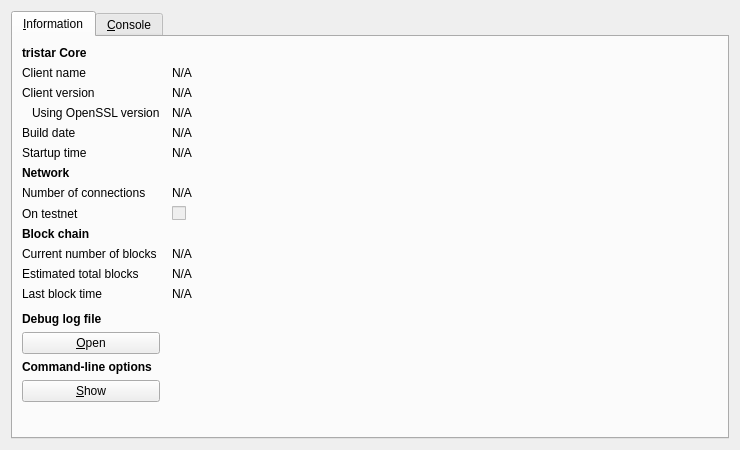
<?xml version="1.0" encoding="UTF-8"?>
<ui version="4.0">
 <class>RPCConsole</class>
 <widget class="QDialog" name="RPCConsole">
  <property name="geometry">
   <rect>
    <x>0</x>
    <y>0</y>
    <width>740</width>
    <height>450</height>
   </rect>
  </property>
  <property name="windowTitle">
   <string>tristar - Debug window</string>
  </property>
  <layout class="QVBoxLayout" name="verticalLayout_2">
   <item>
    <widget class="QTabWidget" name="tabWidget">
     <property name="currentIndex">
      <number>0</number>
     </property>
     <widget class="QWidget" name="tab_info">
      <attribute name="title">
       <string>&amp;Information</string>
      </attribute>
      <layout class="QGridLayout" name="gridLayout" columnstretch="0,1">
       <property name="horizontalSpacing">
        <number>12</number>
       </property>
       <item row="0" column="0">
        <widget class="QLabel" name="label_9">
         <property name="font">
          <font>
           <weight>75</weight>
           <bold>true</bold>
          </font>
         </property>
         <property name="text">
          <string>tristar Core</string>
         </property>
        </widget>
       </item>
       <item row="1" column="0">
        <widget class="QLabel" name="label_5">
         <property name="text">
          <string>Client name</string>
         </property>
        </widget>
       </item>
       <item row="1" column="1">
        <widget class="QLabel" name="clientName">
         <property name="cursor">
          <cursorShape>IBeamCursor</cursorShape>
         </property>
         <property name="text">
          <string>N/A</string>
         </property>
         <property name="textFormat">
          <enum>Qt::PlainText</enum>
         </property>
         <property name="textInteractionFlags">
          <set>Qt::LinksAccessibleByMouse|Qt::TextSelectableByKeyboard|Qt::TextSelectableByMouse</set>
         </property>
        </widget>
       </item>
       <item row="2" column="0">
        <widget class="QLabel" name="label_6">
         <property name="text">
          <string>Client version</string>
         </property>
        </widget>
       </item>
       <item row="2" column="1">
        <widget class="QLabel" name="clientVersion">
         <property name="cursor">
          <cursorShape>IBeamCursor</cursorShape>
         </property>
         <property name="text">
          <string>N/A</string>
         </property>
         <property name="textFormat">
          <enum>Qt::PlainText</enum>
         </property>
         <property name="textInteractionFlags">
          <set>Qt::LinksAccessibleByMouse|Qt::TextSelectableByKeyboard|Qt::TextSelectableByMouse</set>
         </property>
        </widget>
       </item>
       <item row="3" column="0">
        <widget class="QLabel" name="label_14">
         <property name="text">
          <string>Using OpenSSL version</string>
         </property>
         <property name="indent">
          <number>10</number>
         </property>
        </widget>
       </item>
       <item row="3" column="1">
        <widget class="QLabel" name="openSSLVersion">
         <property name="cursor">
          <cursorShape>IBeamCursor</cursorShape>
         </property>
         <property name="text">
          <string>N/A</string>
         </property>
         <property name="textFormat">
          <enum>Qt::PlainText</enum>
         </property>
         <property name="textInteractionFlags">
          <set>Qt::LinksAccessibleByMouse|Qt::TextSelectableByKeyboard|Qt::TextSelectableByMouse</set>
         </property>
        </widget>
       </item>
       <item row="4" column="0">
        <widget class="QLabel" name="label_12">
         <property name="text">
          <string>Build date</string>
         </property>
        </widget>
       </item>
       <item row="4" column="1">
        <widget class="QLabel" name="buildDate">
         <property name="cursor">
          <cursorShape>IBeamCursor</cursorShape>
         </property>
         <property name="text">
          <string>N/A</string>
         </property>
         <property name="textFormat">
          <enum>Qt::PlainText</enum>
         </property>
         <property name="textInteractionFlags">
          <set>Qt::LinksAccessibleByMouse|Qt::TextSelectableByKeyboard|Qt::TextSelectableByMouse</set>
         </property>
        </widget>
       </item>
       <item row="5" column="0">
        <widget class="QLabel" name="label_13">
         <property name="text">
          <string>Startup time</string>
         </property>
        </widget>
       </item>
       <item row="5" column="1">
        <widget class="QLabel" name="startupTime">
         <property name="cursor">
          <cursorShape>IBeamCursor</cursorShape>
         </property>
         <property name="text">
          <string>N/A</string>
         </property>
         <property name="textFormat">
          <enum>Qt::PlainText</enum>
         </property>
         <property name="textInteractionFlags">
          <set>Qt::LinksAccessibleByMouse|Qt::TextSelectableByKeyboard|Qt::TextSelectableByMouse</set>
         </property>
        </widget>
       </item>
       <item row="6" column="0">
        <widget class="QLabel" name="label_11">
         <property name="font">
          <font>
           <weight>75</weight>
           <bold>true</bold>
          </font>
         </property>
         <property name="text">
          <string>Network</string>
         </property>
        </widget>
       </item>
       <item row="7" column="0">
        <widget class="QLabel" name="label_7">
         <property name="text">
          <string>Number of connections</string>
         </property>
        </widget>
       </item>
       <item row="7" column="1">
        <widget class="QLabel" name="numberOfConnections">
         <property name="cursor">
          <cursorShape>IBeamCursor</cursorShape>
         </property>
         <property name="text">
          <string>N/A</string>
         </property>
         <property name="textFormat">
          <enum>Qt::PlainText</enum>
         </property>
         <property name="textInteractionFlags">
          <set>Qt::LinksAccessibleByMouse|Qt::TextSelectableByKeyboard|Qt::TextSelectableByMouse</set>
         </property>
        </widget>
       </item>
       <item row="8" column="0">
        <widget class="QLabel" name="label_8">
         <property name="text">
          <string>On testnet</string>
         </property>
        </widget>
       </item>
       <item row="8" column="1">
        <widget class="QCheckBox" name="isTestNet">
         <property name="enabled">
          <bool>false</bool>
         </property>
         <property name="text">
          <string/>
         </property>
        </widget>
       </item>
       <item row="9" column="0">
        <widget class="QLabel" name="label_10">
         <property name="font">
          <font>
           <weight>75</weight>
           <bold>true</bold>
          </font>
         </property>
         <property name="text">
          <string>Block chain</string>
         </property>
        </widget>
       </item>
       <item row="10" column="0">
        <widget class="QLabel" name="label_3">
         <property name="text">
          <string>Current number of blocks</string>
         </property>
        </widget>
       </item>
       <item row="10" column="1">
        <widget class="QLabel" name="numberOfBlocks">
         <property name="cursor">
          <cursorShape>IBeamCursor</cursorShape>
         </property>
         <property name="text">
          <string>N/A</string>
         </property>
         <property name="textFormat">
          <enum>Qt::PlainText</enum>
         </property>
         <property name="textInteractionFlags">
          <set>Qt::LinksAccessibleByMouse|Qt::TextSelectableByKeyboard|Qt::TextSelectableByMouse</set>
         </property>
        </widget>
       </item>
       <item row="11" column="0">
        <widget class="QLabel" name="label_4">
         <property name="text">
          <string>Estimated total blocks</string>
         </property>
        </widget>
       </item>
       <item row="11" column="1">
        <widget class="QLabel" name="totalBlocks">
         <property name="cursor">
          <cursorShape>IBeamCursor</cursorShape>
         </property>
         <property name="text">
          <string>N/A</string>
         </property>
         <property name="textFormat">
          <enum>Qt::PlainText</enum>
         </property>
         <property name="textInteractionFlags">
          <set>Qt::LinksAccessibleByMouse|Qt::TextSelectableByKeyboard|Qt::TextSelectableByMouse</set>
         </property>
        </widget>
       </item>
       <item row="12" column="0">
        <widget class="QLabel" name="label_2">
         <property name="text">
          <string>Last block time</string>
         </property>
        </widget>
       </item>
       <item row="12" column="1">
        <widget class="QLabel" name="lastBlockTime">
         <property name="cursor">
          <cursorShape>IBeamCursor</cursorShape>
         </property>
         <property name="text">
          <string>N/A</string>
         </property>
         <property name="textFormat">
          <enum>Qt::PlainText</enum>
         </property>
         <property name="textInteractionFlags">
          <set>Qt::LinksAccessibleByMouse|Qt::TextSelectableByKeyboard|Qt::TextSelectableByMouse</set>
         </property>
        </widget>
       </item>
       <item row="13" column="0">
        <spacer name="verticalSpacer_2">
         <property name="orientation">
          <enum>Qt::Vertical</enum>
         </property>
         <property name="sizeHint" stdset="0">
          <size>
           <width>20</width>
           <height>20</height>
          </size>
         </property>
        </spacer>
       </item>
       <item row="14" column="0">
        <widget class="QLabel" name="labelDebugLogfile">
         <property name="font">
          <font>
           <weight>75</weight>
           <bold>true</bold>
          </font>
         </property>
         <property name="text">
          <string>Debug log file</string>
         </property>
        </widget>
       </item>
       <item row="15" column="0">
        <widget class="QPushButton" name="openDebugLogfileButton">
         <property name="toolTip">
          <string>Open the tristar debug log file from the current data directory. This can take a few seconds for large log files.</string>
         </property>
         <property name="text">
          <string>&amp;Open</string>
         </property>
         <property name="autoDefault">
          <bool>false</bool>
         </property>
        </widget>
       </item>
       <item row="16" column="0">
        <widget class="QLabel" name="labelCLOptions">
         <property name="font">
          <font>
           <weight>75</weight>
           <bold>true</bold>
          </font>
         </property>
         <property name="text">
          <string>Command-line options</string>
         </property>
        </widget>
       </item>
       <item row="17" column="0">
        <widget class="QPushButton" name="showCLOptionsButton">
         <property name="toolTip">
          <string>Show the tristar-Qt help message to get a list with possible tristar command-line options.</string>
         </property>
         <property name="text">
          <string>&amp;Show</string>
         </property>
         <property name="autoDefault">
          <bool>false</bool>
         </property>
        </widget>
       </item>
       <item row="18" column="0">
        <spacer name="verticalSpacer">
         <property name="orientation">
          <enum>Qt::Vertical</enum>
         </property>
         <property name="sizeHint" stdset="0">
          <size>
           <width>20</width>
           <height>40</height>
          </size>
         </property>
        </spacer>
       </item>
      </layout>
     </widget>
     <widget class="QWidget" name="tab_console">
      <attribute name="title">
       <string>&amp;Console</string>
      </attribute>
      <layout class="QVBoxLayout" name="verticalLayout_3">
       <property name="spacing">
        <number>3</number>
       </property>
       <item>
        <widget class="QTextEdit" name="messagesWidget">
         <property name="minimumSize">
          <size>
           <width>0</width>
           <height>100</height>
          </size>
         </property>
         <property name="readOnly">
          <bool>true</bool>
         </property>
         <property name="tabKeyNavigation" stdset="0">
          <bool>false</bool>
         </property>
         <property name="columnCount" stdset="0">
          <number>2</number>
         </property>
        </widget>
       </item>
       <item>
        <layout class="QHBoxLayout" name="horizontalLayout">
         <property name="spacing">
          <number>3</number>
         </property>
         <item>
          <widget class="QLabel" name="label">
           <property name="text">
            <string notr="true">&gt;</string>
           </property>
          </widget>
         </item>
         <item>
          <widget class="QLineEdit" name="lineEdit"/>
         </item>
         <item>
          <widget class="QPushButton" name="clearButton">
           <property name="maximumSize">
            <size>
             <width>24</width>
             <height>24</height>
            </size>
           </property>
           <property name="toolTip">
            <string>Clear console</string>
           </property>
           <property name="text">
            <string/>
           </property>
           <property name="icon">
            <iconset resource="../bitcoin.qrc">
             <normaloff>:/icons/remove</normaloff>:/icons/remove</iconset>
           </property>
           <property name="shortcut">
            <string notr="true">Ctrl+L</string>
           </property>
           <property name="autoDefault">
            <bool>false</bool>
           </property>
          </widget>
         </item>
        </layout>
       </item>
      </layout>
     </widget>
    </widget>
   </item>
  </layout>
 </widget>
 <resources>
  <include location="../bitcoin.qrc"/>
 </resources>
 <connections/>
</ui>
